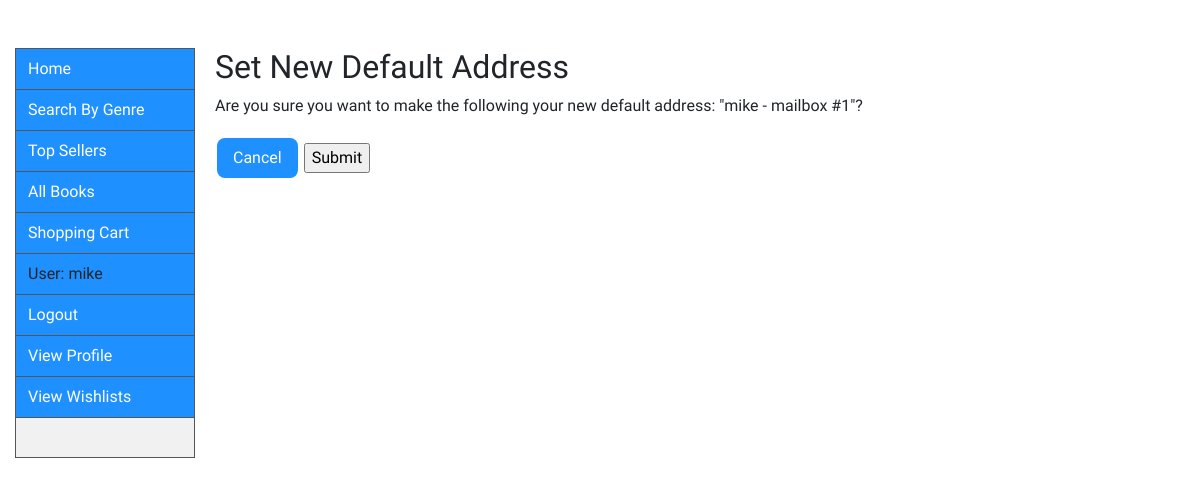
Before: /catalog/shipaddr/newdefaultshipaddr/1/ (signed in) with the older database file.
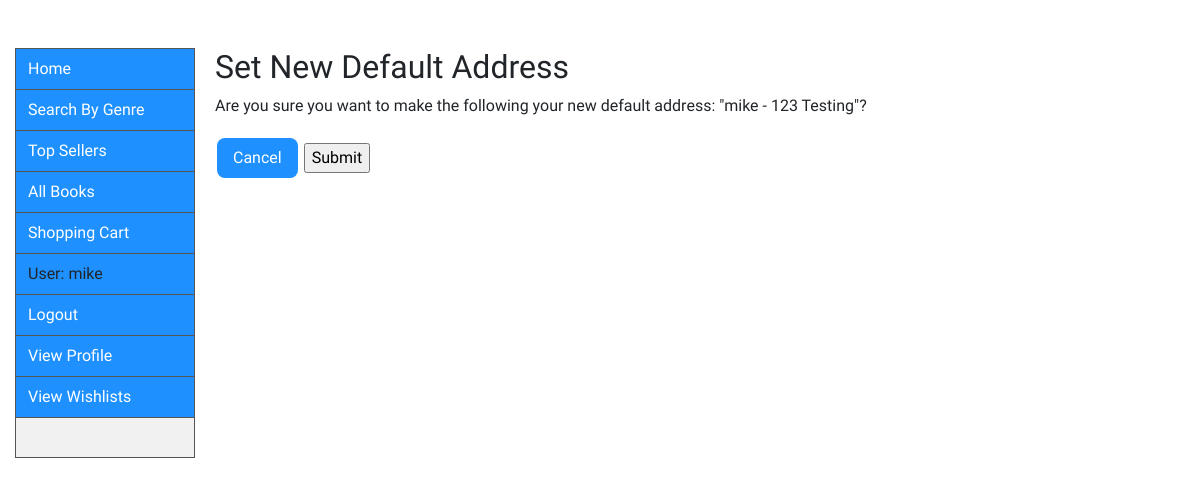
After: the same page with the newer database file.
### catalog/models.py (models this page shows)
class ShippingAddr(models.Model):
    username = models.ForeignKey(
        'UserProfile', on_delete=models.SET_NULL, null=True)
    address = models.CharField(max_length=200)
    city = models.CharField(max_length=25)
    state = models.CharField(max_length=25)
    zipcode = models.IntegerField()
    def __str__(self):
        return f'{self.username} - {self.address}'

class UserProfile(models.Model):
    user = models.OneToOneField(User, on_delete=models.CASCADE)
    name = models.CharField(max_length=200, default='')
    password = models.CharField(max_length=8, default='')
    nickname = models.CharField(max_length=10, default='')
    email = models.EmailField(max_length=50, default='')
    address = models.CharField(max_length=200, default='')
    city = models.CharField(max_length=25, default='')
    state = models.CharField(max_length=25, default='')
    zipcode = models.IntegerField(default=0)
    wishlists = models.ManyToManyField('Wishlist')
    def __str__(self):
        return self.user.username

### catalog/views.py (the view, shortened to what this page needs)
def setdefaultaddress(request, pk):
    newdefault = ShippingAddr.objects.get(id=pk)
    currentdefault = UserProfile.objects.get(user=request.user)
    currenttemp = UserProfile.objects.get(user=request.user)
    args = {'item': newdefault}
    return render(request, 'newdefaultshippingaddr.html', args)

### catalog/templates/newdefaultshippingaddr.html (shortened to what this page needs)
{% extends "base_generic.html" %}
{% block content %}
  <h2>Set New Default Address</h2>
  <p> Are you sure you want to make the following your new default address: "{{item}}"?</p>
<form action = "{% url 'setdefaultaddr' item.id %}" method ="post">
    <a href = "{% url 'shipaddr' %}"><button type = "button" class="button2"> Cancel </button></a>
    <input type = "submit" name="Confirm">
</form>
{% endblock %}

Changed rows visible on the page:
changed ShippingAddr: username+address "mike - mailbox #1" → "mike - 123 Testing"
